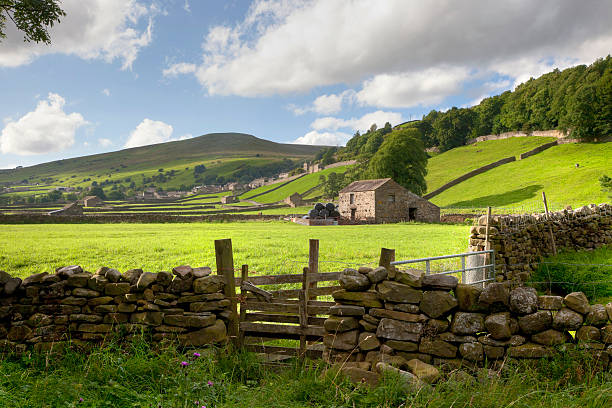
#> input picture 14.3.jpg, 612 x 408 px
$ python 14.py
#> lines starting #> are read from the running program, lines starting #| are printed output that depends on the picture; after the words box and inside, x2 and y2 are one past the last pixel; in counts of white or black regions, pixels touching at a corner belong together
import cv2
import numpy as np
import matplotlib.pyplot as plt

# [111 lines left out: functions show_images, zad1, zad2, zad3, zad4, zad5, not called in this run]

    # Bilateral najlepiej usuwa szum, z zachowaniem szczegółów

def zad6():
    image = cv2.imread("14.3.jpg")
#> image is the input picture: shape (408, 612, 3); mean B, G, R 91.1, 127.2, 122.1
    mask = np.zeros(image.shape[:2], dtype="uint8")
    cv2.rectangle(mask, (340, 180), (440, 225), 255, -1)
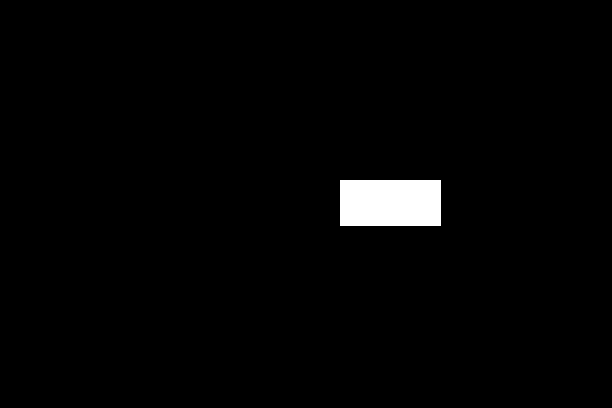
#> mask: shape (408, 612); 1.9% white; 1 white region, box (x1, y1, x2, y2) and area: (340, 180, 441, 226) 4646
    blurred = cv2.GaussianBlur(image, (17, 17), 0)
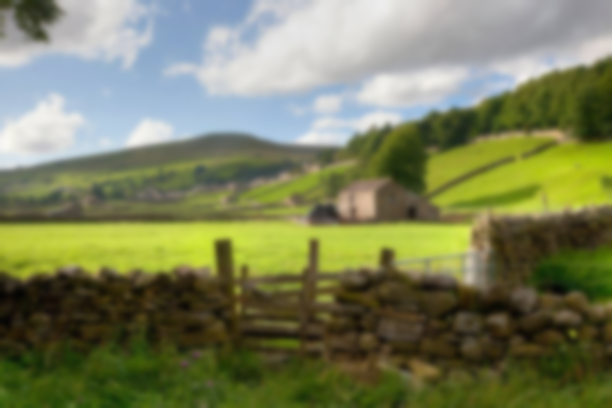
#> blurred: shape (408, 612, 3); mean B, G, R 91.1, 127.2, 122.1
    focus = np.where(mask[..., None] == 255, image, blurred)
    cv2.imshow("Depth of Field Effect", focus)
    cv2.waitKey(0)
    cv2.destroyAllWindows()

def main():
    zad6()

if __name__ == "__main__":
    main()
